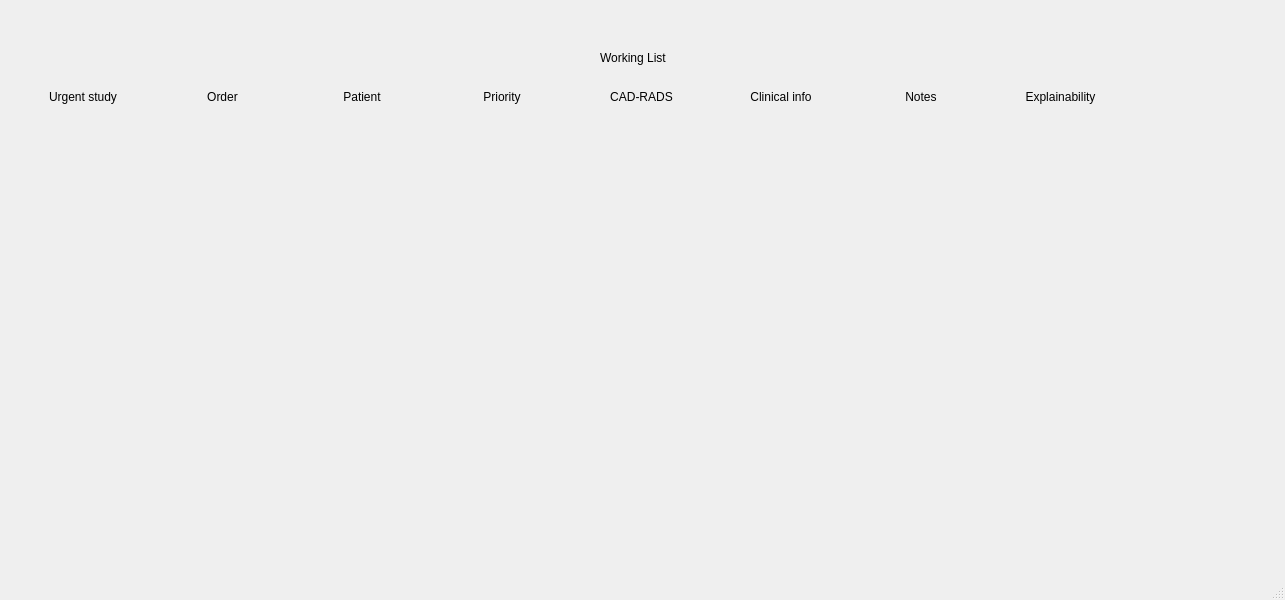
<?xml version="1.0" encoding="UTF-8"?>
<ui version="4.0">
 <class>W</class>
 <widget class="QMainWindow" name="W">
  <property name="geometry">
   <rect>
    <x>0</x>
    <y>0</y>
    <width>1285</width>
    <height>600</height>
   </rect>
  </property>
  <property name="windowTitle">
   <string>MainWindow</string>
  </property>
  <widget class="QWidget" name="centralwidget">
   <widget class="QWidget" name="gridLayoutWidget">
    <property name="geometry">
     <rect>
      <x>16</x>
      <y>90</y>
      <width>1251</width>
      <height>461</height>
     </rect>
    </property>
    <layout class="QGridLayout" name="gridLayout">
     <item row="1" column="7">
      <widget class="QLabel" name="ust">
       <property name="text">
        <string>Clinical info</string>
       </property>
       <property name="alignment">
        <set>Qt::AlignHCenter|Qt::AlignTop</set>
       </property>
      </widget>
     </item>
     <item row="1" column="2">
      <widget class="QLabel" name="urgency">
       <property name="text">
        <string>Urgent study</string>
       </property>
       <property name="alignment">
        <set>Qt::AlignHCenter|Qt::AlignTop</set>
       </property>
      </widget>
     </item>
     <item row="1" column="8">
      <widget class="QLabel" name="info">
       <property name="text">
        <string>Notes</string>
       </property>
       <property name="alignment">
        <set>Qt::AlignHCenter|Qt::AlignTop</set>
       </property>
      </widget>
     </item>
     <item row="1" column="6">
      <widget class="QLabel" name="prepro">
       <property name="text">
        <string>CAD-RADS</string>
       </property>
       <property name="alignment">
        <set>Qt::AlignHCenter|Qt::AlignTop</set>
       </property>
      </widget>
     </item>
     <item row="1" column="3">
      <widget class="QLabel" name="order">
       <property name="text">
        <string>Order</string>
       </property>
       <property name="alignment">
        <set>Qt::AlignHCenter|Qt::AlignTop</set>
       </property>
      </widget>
     </item>
     <item row="1" column="4">
      <widget class="QLabel" name="ident">
       <property name="text">
        <string>Patient</string>
       </property>
       <property name="alignment">
        <set>Qt::AlignHCenter|Qt::AlignTop</set>
       </property>
      </widget>
     </item>
     <item row="1" column="10">
      <widget class="QLabel" name="label_11">
       <property name="text">
        <string/>
       </property>
       <property name="alignment">
        <set>Qt::AlignHCenter|Qt::AlignTop</set>
       </property>
      </widget>
     </item>
     <item row="1" column="5">
      <widget class="QLabel" name="cadrads">
       <property name="text">
        <string>Priority</string>
       </property>
       <property name="alignment">
        <set>Qt::AlignHCenter|Qt::AlignTop</set>
       </property>
      </widget>
     </item>
     <item row="1" column="9">
      <widget class="QLabel" name="info_2">
       <property name="text">
        <string>Explainability</string>
       </property>
       <property name="alignment">
        <set>Qt::AlignHCenter|Qt::AlignTop</set>
       </property>
      </widget>
     </item>
    </layout>
   </widget>
   <widget class="QLabel" name="label">
    <property name="geometry">
     <rect>
      <x>600</x>
      <y>50</y>
      <width>81</width>
      <height>16</height>
     </rect>
    </property>
    <property name="text">
     <string>Working List</string>
    </property>
   </widget>
  </widget>
  <widget class="QStatusBar" name="statusbar"/>
 </widget>
 <resources/>
 <connections/>
</ui>
